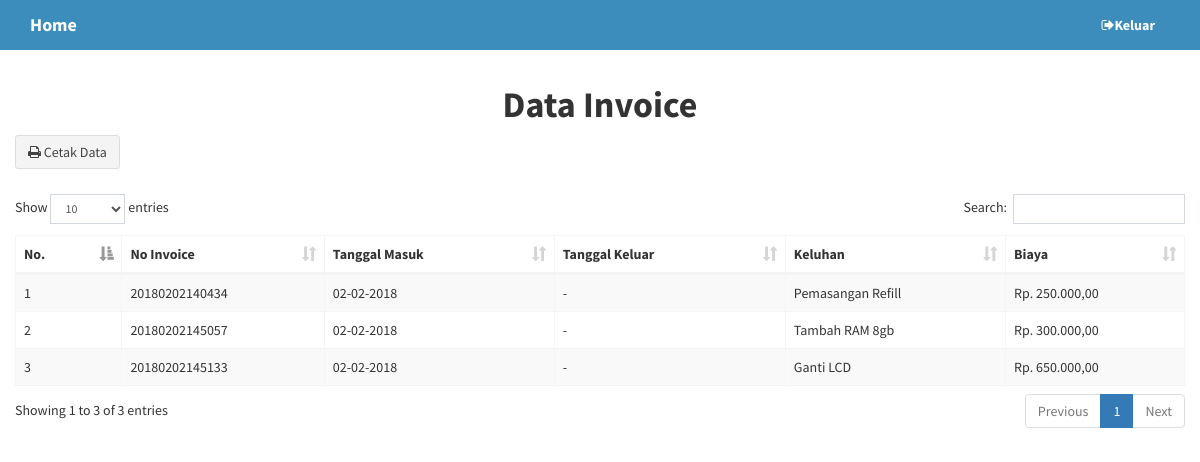
The page /halaman/admin/index.php?halaman=laporan (signed in) on the database its author committed.
### tables this page shows
CREATE TABLE `transaksi` (
  `invoice` varchar(50) NOT NULL,
  `tanggal_masuk` date DEFAULT NULL,
  `nama_barang` varchar(50) DEFAULT NULL,
  `estimasi` varchar(50) DEFAULT NULL,
  `nama_pemilik` varchar(50) DEFAULT NULL,
  `alamat` varchar(50) DEFAULT NULL,
  `no_hp` varchar(50) DEFAULT NULL,
  `keluhan` varchar(100) DEFAULT NULL,
  `kelengkapan` varchar(100) DEFAULT NULL,
  `keterangan` varchar(100) DEFAULT NULL,
  `status` varchar(100) DEFAULT NULL,
  `biaya` int(25) DEFAULT NULL,
  `tanggal_selesai` date DEFAULT NULL,
  `nama_pengambil` varchar(100) DEFAULT NULL
);

### model/m_laporan.php (called while the page is built, shortened)
<?php
	class Laporan {
		private $mysqli;
		function __construct($conn) {
			$this->mysqli = $conn;
		}
		public function tampil($id = null) {
			$db = $this->mysqli->conn;
			$sql = "SELECT * FROM transaksi";
			$query = $db->query($sql) or die ($db->error);
			return $query;
		}
	}
 ?>

### halaman/admin/laporan.php (the view, shortened to what this page needs)
<?php
include "../../model/m_laporan.php";
$laporan = new Laporan($connection);
 ?>
<div class="container-flud">
<section class="content">
<h1 align="center">
          <b>Data Invoice</b>
 </h1>
        <div class="row">
          <div class="col-lg-12">
            <a style="margin-bottom :5px" type="button" class="btn btn-default" data-toggle="modal" data-target="#cetak"><i class="fa fa-print"></i> Cetak Data
            </a>
            <br>
            <br>
              <div class="table-responsive">
              <table id="example1" class="table table-bordered table-hover table-striped">
              <thead>
                <tr>
                  <th>No.</th>
                  <th>No Invoice</th>
                  <th>Tanggal Masuk</th>
                  <th>Tanggal Keluar</th>
                  <th>Keluhan</th>
                  <th>Biaya</th>
                </tr>
            </thead>
            <tbody>
                <?php
                  $no = 1;
                  $tampil= $laporan->tampil();
                  while($data = $tampil->fetch_object()){
                   ?>
                <tr>
                  <td><?=$no++; ?></td>
                  <td><?=$data->invoice; ?></td>
                  <td><?=date('d-m-Y', strtotime($data->tanggal_masuk)); ?></td>
                  <td><?php if ($data->tanggal_selesai== '0000-00-00')
                    {
                      echo "-";
                    }
                    else {
                     echo date('d-m-Y', strtotime($data->tanggal_selesai));
                    }
                   ?></td>
                  <td><?=$data->keluhan; ?></td>
                  <td>Rp. <?=number_format($data->biaya,0,".","."),',00';
                  ?></td>
                </tr>
                <?php } ?>
               </tbody>
              </table>
            </div>
          </div>
        </div>
</section>
</div>

### halaman/admin/index.php (shortened to what this page needs)
<?php
if (@$_SESSION['admin']) {
require_once('../../koneksi/+koneksi.php');
$connection = new Database($host, $user, $pass, $database);
 ?>
<!DOCTYPE html>
<html>
<head>
  <link rel="stylesheet" href="../../tampilan/bower_components/bootstrap/dist/css/bootstrap.min.css">
  <link rel="stylesheet" href="../../tampilan/bower_components/font-awesome/css/font-awesome.min.css">
  <link rel="stylesheet" href="../../tampilan/bower_components/Ionicons/css/ionicons.min.css">
  <link rel="stylesheet" href="../../tampilan/bower_components/datatables.net-bs/css/dataTables.bootstrap.min.css">
  <link rel="stylesheet" href="../../tampilan/dist/css/AdminLTE.min.css">
  <link rel="stylesheet" href="../../tampilan/dist/css/skins/_all-skins.min.css">
</head>
<body class="hold-transition skin-blue layout-top-nav">
<div class="wrapper">
  <header class="main-header bg-blue">
    <nav class="navbar navbar-static-top">
      <div class="container">
        <div class="navbar-header">
          <a href="index.php?halaman=indexadmin"  class="navbar-brand"></i> <b>Home</b></a>
        </div>
        <div class="collapse navbar-collapse pull-right" id="navbar-collapse">
          <ul class="nav navbar-nav">
            <li><a href="../../login/logout.php"><i class="fa fa-sign-out"></i><b>Keluar</b></a></li>
          </ul>
        </div>
    </nav>
  </header>
  <div class="content-wrapper">
   <?php
   if(@$_GET['halaman']=='admin'){
   		include "admin.php";
   }
   else if (@$_GET['halaman']=='admin_edit') {
      include "admin_edit.php";
   }
   else if (@$_GET['halaman']=='staff') {
      include "staff.php";
   }
   else if (@$_GET['halaman']=='staff_edit') {
      include "staff_edit.php";
   }
   else if (@$_GET['halaman']=='laporan') {
      include "laporan.php";
   }
    ?>
  </div>
</div>
</body>
</html>
<?php
} else {
  echo"<script>window.location='../../login';</script>";
}

### rows shown on the page
transaksi: invoice "20180202140434", tanggal_masuk "02-02-2018", keluhan "Pemasangan Refill", biaya "250.000"
transaksi: invoice "20180202145057", tanggal_masuk "02-02-2018", keluhan "Tambah RAM 8gb", biaya "300.000"
transaksi: invoice "20180202145133", tanggal_masuk "02-02-2018", keluhan "Ganti LCD", biaya "650.000"
